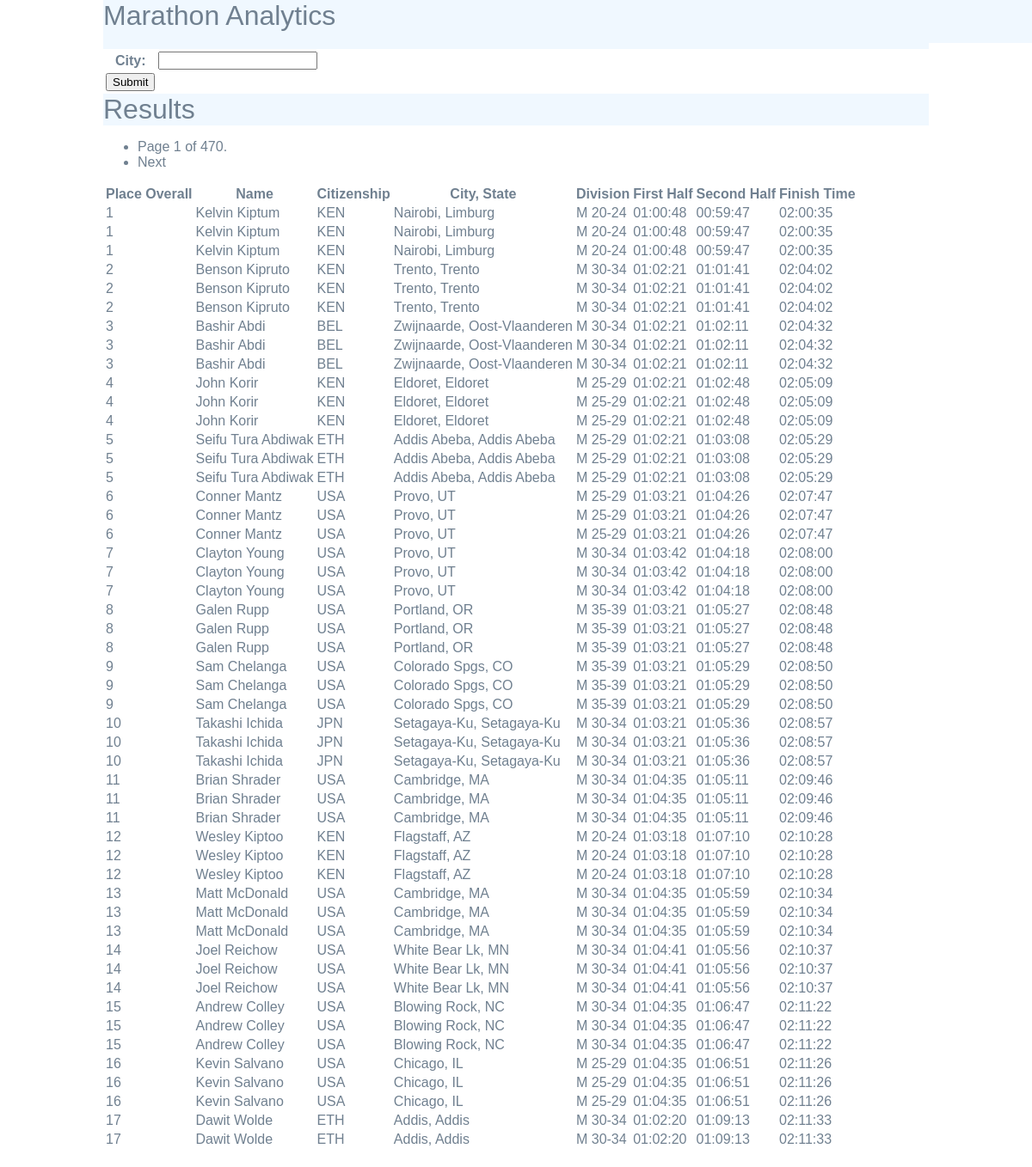
/marathon_analytics/, run on the app's committed database.
### marathon_analytics/models.py (models this page shows, shortened)
class Result(models.Model):
    bib = models.IntegerField()
    first_name = models.TextField()
    last_name = models.TextField()
    ctz = models.TextField()
    city = models.TextField()
    state = models.TextField()
    gender = models.CharField(max_length=6)
    division = models.CharField(max_length=6)
    place_overall = models.IntegerField()
    place_gender = models.IntegerField()
    place_division = models.IntegerField()
    start_time_of_day = models.TimeField()
    finish_time_of_day = models.TimeField()
    time_finish = models.TimeField()
    time_half1 = models.TimeField()
    time_half2 = models.TimeField()

### marathon_analytics/views.py (the view)
# urls.py: path(r'', views.ResultsListView.as_view(), name='home'),
class ResultsListView(ListView):
    template_name = 'marathon_analytics/results.html'
    model = Result
    context_object_name = 'results'
    paginate_by = 50
    def get_queryset(self):
        results = super().get_queryset().order_by('place_overall')
        if 'city' in self.request.GET:
            city = self.request.GET['city']
            if city:
                results = results.filter(city=city)
        return results

### marathon_analytics/templates/marathon_analytics/results.html (shortened to what this page needs)
{% extends 'marathon_analytics/base.html' %}
{% block content %}
<div class="container">
    <div class="row">
        {% include "marathon_analytics/search.html" %}
    </div>
    <h1>Results</h1>
    <div class="row">
        {% if is_paginated %}
        <ul class="pagination">
                <li class="">
                    <span>Page {{ page_obj.number }} of {{ page_obj.paginator.num_pages }}.</span>
                </li>
            {% if page_obj.has_next %}
                <li>
                    <span><a href="?page={{ page_obj.next_page_number }}">Next</a></span>
                </li>
            {% endif %}
            </ul>
        {% endif %}
    </div>
    <div class="row">
        <table>
            <tr>
                <th>Place Overall</th>
                <th>Name</th>
                <th>Citizenship</th>
                <th>City, State</th>
                <th>Division</th>
                <th>First Half</th>
                <th>Second Half</th>
                <th>Finish Time</th>
            </tr>
            {% for r in results %}
            <tr>
                <td>{{r.place_overall}}</td>
                <td>{{r.first_name}} {{r.last_name}}</a>
                </td>
                <td>{{r.ctz}}</td>
                <td>{{r.city}}, {{r.state}}</td>
                <td>{{r.gender.0}} {{r.division}}</td>
                <td>{{r.time_half1|time:"H:i:s"}}</td>
                <td>{{r.time_half2|time:"H:i:s"}}</td>
                <td>{{r.time_finish|time:"H:i:s"}}</td>
            </tr>
            {% endfor %}
        </table>
    </div>
</div>
{% endblock %}

### static/marathon/styles.css (style rules this page uses)
body { background-color: #fff; color: slategray; font-family: arial; }
h1,h2,h3,h4,h5 { font-weight: normal; background:aliceblue; margin: 0; }
a, a:visited { color: slategrey; text-decoration: none; }
body { max-width: 960px; margin: 20px auto; padding: 20px auto; }

### data on the page
Result: place_overall "1", first_name "Kelvin", last_name "Kiptum", ctz "KEN", city "Nairobi", state "Limburg", gender.0 "M", division "20-24", time_half1 "01:00:48", time_half2 "00:59:47", time_finish "02:00:35"
Result: place_overall "2", first_name "Benson", last_name "Kipruto", ctz "KEN", city "Trento", state "Trento", gender.0 "M", division "30-34", time_half1 "01:02:21", time_half2 "01:01:41", time_finish "02:04:02"
Result: place_overall "3", first_name "Bashir", last_name "Abdi", ctz "BEL", city "Zwijnaarde", state "Oost-Vlaanderen", gender.0 "M", division "30-34", time_half1 "01:02:21", time_half2 "01:02:11", time_finish "02:04:32"
Result: place_overall "4", first_name "John", last_name "Korir", ctz "KEN", city "Eldoret", state "Eldoret", gender.0 "M", division "25-29", time_half1 "01:02:21", time_half2 "01:02:48", time_finish "02:05:09"
Result: place_overall "5", first_name "Seifu", last_name "Tura Abdiwak", ctz "ETH", city "Addis Abeba", state "Addis Abeba", gender.0 "M", division "25-29", time_half1 "01:02:21", time_half2 "01:03:08", time_finish "02:05:29"
Result: place_overall "6", first_name "Conner", last_name "Mantz", ctz "USA", city "Provo", state "UT", gender.0 "M", division "25-29", time_half1 "01:03:21", time_half2 "01:04:26", time_finish "02:07:47"
Result: place_overall "7", first_name "Clayton", last_name "Young", ctz "USA", city "Provo", state "UT", gender.0 "M", division "30-34", time_half1 "01:03:42", time_half2 "01:04:18", time_finish "02:08:00"
Result: place_overall "8", first_name "Galen", last_name "Rupp", ctz "USA", city "Portland", state "OR", gender.0 "M", division "35-39", time_half1 "01:03:21", time_half2 "01:05:27", time_finish "02:08:48"
Result: place_overall "9", first_name "Sam", last_name "Chelanga", ctz "USA", city "Colorado Spgs", state "CO", gender.0 "M", division "35-39", time_half1 "01:03:21", time_half2 "01:05:29", time_finish "02:08:50"
Result: place_overall "10", first_name "Takashi", last_name "Ichida", ctz "JPN", city "Setagaya-Ku", state "Setagaya-Ku", gender.0 "M", division "30-34", time_half1 "01:03:21", time_half2 "01:05:36", time_finish "02:08:57"
Result: place_overall "11", first_name "Brian", last_name "Shrader", ctz "USA", city "Cambridge", state "MA", gender.0 "M", division "30-34", time_half1 "01:04:35", time_half2 "01:05:11", time_finish "02:09:46"
Result: place_overall "12", first_name "Wesley", last_name "Kiptoo", ctz "KEN", city "Flagstaff", state "AZ", gender.0 "M", division "20-24", time_half1 "01:03:18", time_half2 "01:07:10", time_finish "02:10:28"
Result: place_overall "13", first_name "Matt", last_name "McDonald", ctz "USA", city "Cambridge", state "MA", gender.0 "M", division "30-34", time_half1 "01:04:35", time_half2 "01:05:59", time_finish "02:10:34"
Result: place_overall "14", first_name "Joel", last_name "Reichow", ctz "USA", city "White Bear Lk", state "MN", gender.0 "M", division "30-34", time_half1 "01:04:41", time_half2 "01:05:56", time_finish "02:10:37"
Result: place_overall "15", first_name "Andrew", last_name "Colley", ctz "USA", city "Blowing Rock", state "NC", gender.0 "M", division "30-34", time_half1 "01:04:35", time_half2 "01:06:47", time_finish "02:11:22"
Result: place_overall "16", first_name "Kevin", last_name "Salvano", ctz "USA", city "Chicago", state "IL", gender.0 "M", division "25-29", time_half1 "01:04:35", time_half2 "01:06:51", time_finish "02:11:26"
Result: place_overall "17", first_name "Dawit", last_name "Wolde", ctz "ETH", city "Addis", state "Addis", gender.0 "M", division "30-34", time_half1 "01:02:20", time_half2 "01:09:13", time_finish "02:11:33"

### other printed values
{{ page_obj.number }} "1"
{{ page_obj.paginator.num_pages }} "470"
